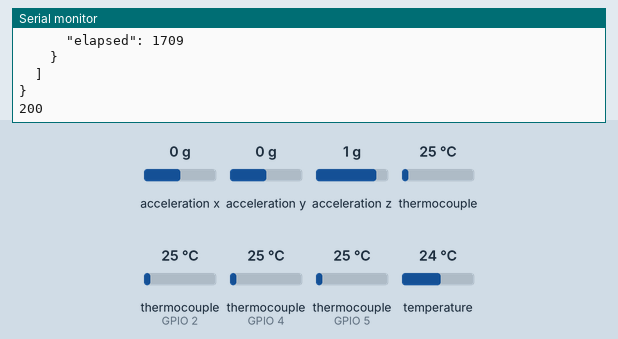
Bench run of a sketch on a simulated ESP8266 (NodeMCU). Parts: the last lines printed to the serial monitor. The test bench sets the inputs (shaded band); at power-on: acceleration x 0 g, thermocouple (sensors on GPIO 2, GPIO 4, GPIO 5) 25 °C, acceleration y 0 g, acceleration z 1 g, thermocouple 25 °C, temperature 24 °C. WiFi joins after 1.5 s; servers stay silent unless stated; uploads are accepted with an empty reply.

Above: at 2.9 s.
3.0 s: acceleration x set to -1.4 g
At 7.13 s:
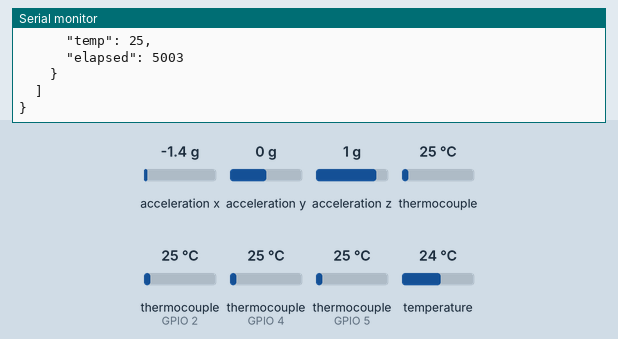
7.7 s: thermocouple (sensor on GPIO 2) set to 6 °C
12.4 s: thermocouple (sensor on GPIO 4) set to 75 °C
At 13.7 s:
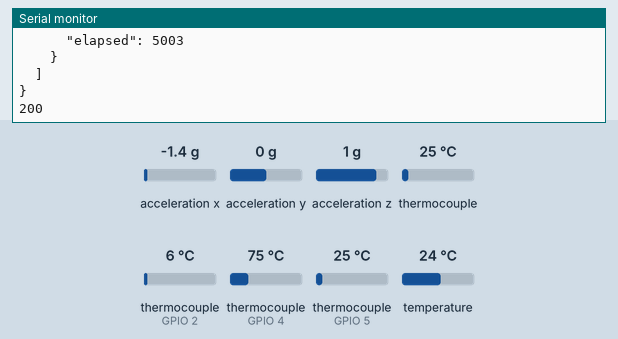
17.1 s: thermocouple (sensor on GPIO 5) set to 150 °C
At 17.6 s:
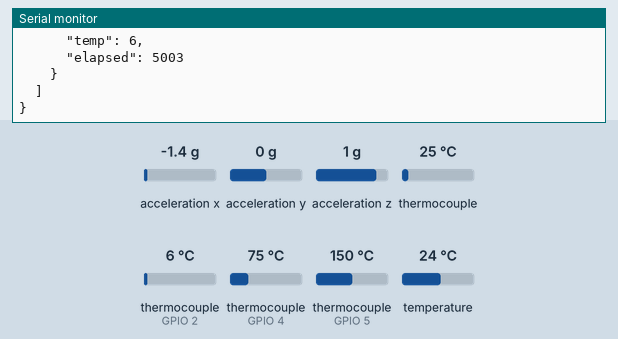
21.8 s: acceleration y set to -1.4 g
At 24.2 s:
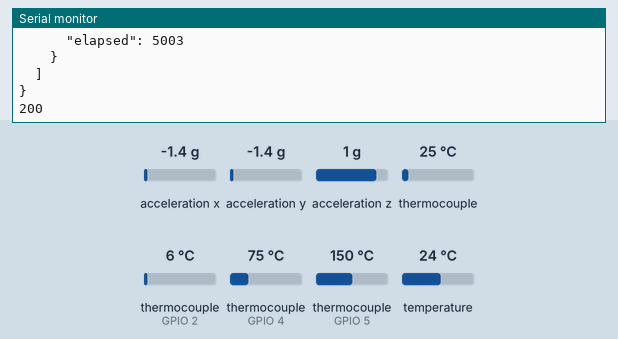
26.5 s: acceleration z set to -1.4 g
At 28.07 s:
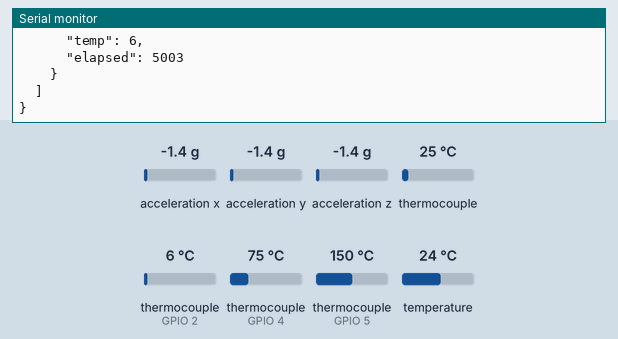
Timing chart, 0 to 29.6 s (numbered marks = the images above; inputs shaded):
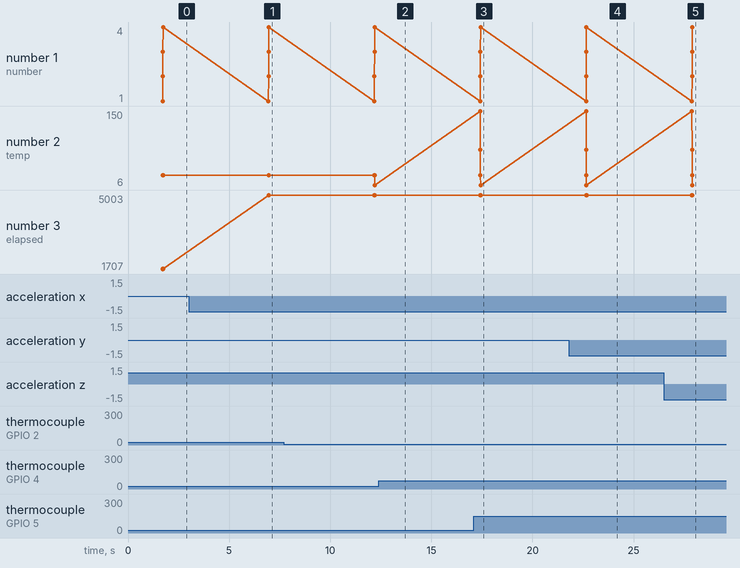

The sketch:

ProbeBoard.ino
```cpp
#include <ESP8266HTTPClient.h>
#include <ESP8266WiFi.h>

#include <Wire.h>
#include <SPI.h>
#include <Adafruit_LIS3DH.h>
#include <Adafruit_Sensor.h>
#include <Adafruit_MAX31855.h>
#include <ArduinoJson.h>

#include <math.h>
#include <TimeLib.h>

// Use software SPI
#define SPI_CLK 14
#define SPI_MISO 12
#define SPI_MOSI 13

#define LIS3DH_CS 16 // PCB wired

#define NUM_TCS 4
#define MAX31855_CS1 5
#define MAX31855_CS2 4
#define MAX31855_CS3 0
#define MAX31855_CS4 2

// software SPI
Adafruit_LIS3DH lis = Adafruit_LIS3DH(LIS3DH_CS, SPI_MOSI, SPI_MISO, SPI_CLK);

Adafruit_MAX31855 *tcs[NUM_TCS] = {
  new Adafruit_MAX31855(SPI_CLK, MAX31855_CS1, SPI_MISO),
  new Adafruit_MAX31855(SPI_CLK, MAX31855_CS2, SPI_MISO),
  new Adafruit_MAX31855(SPI_CLK, MAX31855_CS3, SPI_MISO),
  new Adafruit_MAX31855(SPI_CLK, MAX31855_CS4, SPI_MISO)
};

const char* ssid     = "roasto";
const char* password = "Password";
HTTPClient http;

int sampleRate = 5000; // Delay in ms between loops
int checkInRate = 10; // How many times through the loop before we check in for a new sampleRate?
int checkInCount;
unsigned long t = millis();

void checkIn()
{
  const size_t bufferSize = JSON_OBJECT_SIZE(2) + 40;
  DynamicJsonBuffer jsonBuffer(bufferSize);

  http.begin("http://192.168.4.1:5000/checkin");
  int httpCode = http.GET();
  // httpCode will be negative on error
  if (httpCode > 0) {
    if (httpCode == HTTP_CODE_OK) {
      String payload = http.getString();
      checkInCount = 0;
      Serial.println(payload);
      JsonObject& root = jsonBuffer.parseObject(payload);

      checkInRate = int(root["checkInRate"]);
      sampleRate = int(root["sampleRate"]);

      Serial.print("checkInRate: "); Serial.print(checkInRate); Serial.print(" sampleRate: "); Serial.println(sampleRate);
    }
  }

}

void WiFi_Connect()
{
  WiFi.disconnect();
  WiFi.mode(WIFI_STA);
  WiFi.hostname("tempprobe"); // https://github.com/esp8266/Arduino/issues/2826
  WiFi.begin(ssid, password);

  // Wait for connection
  while (WiFi.status() != WL_CONNECTED) {
    delay(500);
    Serial.print(".");
  }
  Serial.println("");
  Serial.print("Connected to ");
  Serial.println(ssid);
  Serial.print("IP address: ");
  Serial.println(WiFi.localIP());
  Serial.println(WiFi.macAddress());
}

void setup(void) {
  Serial.begin(115200);

  if (! lis.begin(0x18)) {   // change this to 0x19 for alternative i2c address
    Serial.println("LIS3DH not found. Exiting.");
    while (1);  // halt right here
  }
  Serial.println("LIS3DH found!");

  lis.setRange(LIS3DH_RANGE_2_G);   // 2G

  Serial.print("Range = "); Serial.print(2 << lis.getRange());
  Serial.println("G");

  // Set our pins
  pinMode(LIS3DH_CS, OUTPUT);
  digitalWrite(LIS3DH_CS, HIGH);
  pinMode(MAX31855_CS1, OUTPUT);
  digitalWrite(MAX31855_CS1, HIGH);
  pinMode(MAX31855_CS2, OUTPUT);
  digitalWrite(MAX31855_CS2, HIGH);
  pinMode(MAX31855_CS3, OUTPUT);
  digitalWrite(MAX31855_CS3, HIGH);
  pinMode(MAX31855_CS4, OUTPUT);
  digitalWrite(MAX31855_CS4, HIGH);

  // Start up the wifi
  WiFi_Connect();

  // allow reuse (if server supports it)
  http.setReuse(true);

  // Set up our thermocouples.
  for (int i = 0; i < NUM_TCS; i++) {
    tcs[i]->readInternal();
    // If this call fails, there is no thermocouple listening
    if (tcs[i]->readCelsius() == 0.00 ) {
      Serial.println("deleting tcs[" + String(i) + "]");
      delete tcs[i];
      tcs[i] = NULL;
    }
  }

  checkIn();
}

void loop() {
  lis.read();      // get X Y and Z data at once
  // We lost power, try again.
  if(lis.x == 0 && lis.y == 0 && lis.z == 0){
    lis.begin(0x18);
    lis.setRange(LIS3DH_RANGE_2_G);   // 2G
    lis.read();      // get X Y and Z data at once
  }
  if (WiFi.status() == WL_CONNECTED) {
    // See if we have any status updates
    if (checkInCount > checkInRate) {
      checkIn();
    }
    checkInCount++;

    const size_t bufferSize = JSON_ARRAY_SIZE(4) + JSON_OBJECT_SIZE(2) + 4*JSON_OBJECT_SIZE(3) + JSON_OBJECT_SIZE(4) + 230; // https://arduinojson.org/v5/assistant/
    DynamicJsonBuffer jsonBuffer(bufferSize);
    JsonObject& root = jsonBuffer.createObject();

    JsonObject& position = root.createNestedObject("position");
    position["x"] = lis.x;
    position["y"] = lis.y;
    position["z"] = lis.z;

    // https://theccontinuum.com/2012/09/24/arduino-imu-pitch-roll-from-accelerometer/

    const float alpha = 0.5;
    double fXg = 0;
    double fYg = 0;
    double fZg = 0;

    double pitch, roll;

    //Low Pass Filter
    fXg = lis.x * alpha + (fXg * (1.0 - alpha));
    fYg = lis.y * alpha + (fYg * (1.0 - alpha));
    fZg = lis.z * alpha + (fZg * (1.0 - alpha));

    //Roll & Pitch Equations
    // We don't need pitch if we're mounted correctly
    // pitch = (atan2(fXg, sqrt(fYg*fYg + fZg*fZg))*180.0)/M_PI;

    roll  = (atan2(-fYg, fZg) * 180.0) / M_PI;
    if(roll < 0){
      roll += 360;
    }

    // And deliver in radians
    roll *= (M_PI/180.0);
    // round off to the nearest hundredths of a radian
    roll *= 100;
    roll = round(roll);
    roll /= 100;

    position["rotation"] = roll;
    JsonArray& probes = root.createNestedArray("probes");

    // Now, add in our thermocouples
    for (int i = 0; i < NUM_TCS; i++){
      if (tcs[i] != NULL) {
        double c = tcs[i]->readCelsius();
        if (c != 0.00) {
          JsonObject& tc_probe = probes.createNestedObject();
          tc_probe["number"] = i + 1;
          tc_probe["temp"] = c;
          tc_probe["elapsed"] = millis() - t;
        }
      }
    }

    char buf[bufferSize + 1];
    root.prettyPrintTo(buf, sizeof(buf));
    Serial.println(buf);

    http.begin("http://192.168.4.1:5000/postsensors");
    http.addHeader("Content-Type", "application/json");

    int httpCode = http.POST(buf); //Send the request
    String payload = http.getString(); //Get the response payload
    Serial.println(httpCode); //Print HTTP return code
    Serial.println(payload); //Print request response payload
    http.end(); //Close connection
  }
  else {
    WiFi_Connect();
  }
  t = millis();
  delay(sampleRate);
}
```

Measured:
- after the input at 3.0 s, the serial monitor: prints a new line after 3.9 s (image 1)
- after the input at 17.1 s, the serial monitor: prints a new line after 0.32 s (image 3)
- after the input at 21.8 s, the serial monitor: prints a new line after 0.84 s (image 4)
- after the input at 26.5 s, the serial monitor: prints a new line after 1.4 s (image 5)
- plotted number 2: 25 → 6 after the input at 7.7 s
